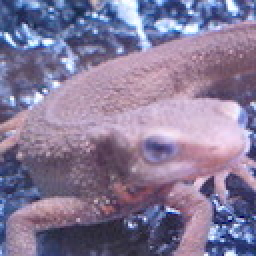
#> input picture My_answer/Question_21_30/imori.jpg, 128 x 128 px (shown 2 times larger)
$ python my_answer27.py
#> lines starting #> are read from the running program, lines starting #| are printed output that depends on the picture
import cv2
import numpy as np


def padding(img):
    h, w, d = img.shape
    new_img = np.zeros((h + 3, w + 3, d), dtype=np.uint8)
    new_img[1:h + 1, 1:w + 1, :] = img
    return new_img


img = cv2.imread("imori.jpg")
#> img is the input picture: shape (128, 128, 3); mean B, G, R 152.8, 121.8, 134.1
pad = padding(img)
#> in padding, `new_img[1:h + 1, 1:w + 1, :] = img`:
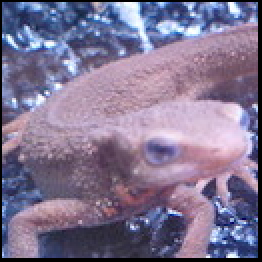
#> new_img: shape (131, 131, 3) (shown 2 times larger); mean B, G, R 145.8, 116.3, 128
a = 1.5
h, w, d = img.shape
#> h = 128; w = 128; d = 3
new_img = np.zeros((int(a * h), int(a * w), d))


def h(t):
    if abs(t) <= 1:
        return (-1 + 2) * abs(t)**3 - (-1 + 3) * abs(t)**2 + 1
    elif 1 < abs(t) <= 2:
        return -1 * abs(t)**3 - 5 * -1 * abs(t)**2 + 8 * -1 * abs(t) - 4 * -1
    elif abs(t) > 2:
        return 0


npy_h = np.vectorize(h)

for i in range(new_img.shape[0]):
    for j in range(new_img.shape[1]):
        x, y = np.floor((i / a, j / a)).astype(int)
        imat = np.array([[
            pad[x - 1, y - 1, :], pad[x, y - 1, :], pad[x + 1, y - 1, :],
            pad[x + 2, y - 1, :]
        ], [
            pad[x - 1, y, :], pad[x, y, :], pad[x + 1, y, :], pad[x + 2, y, :]
        ],
                         [
                             pad[x - 1, y + 1, :], pad[x, y + 1, :],
                             pad[x + 1, y + 1, :], pad[x + 2, y + 1, :]
                         ],
                         [
                             pad[x - 1, y + 2, :], pad[x, y + 2, :],
                             pad[x + 1, y + 2, :], pad[x + 2, y + 2, :]
                         ]])
        dx1, dx2, dx3, dx4 = i / a - (x - 1), i / a - x, (x + 1) - i / a, (
            x + 2) - i / a
        dy1, dy2, dy3, dy4 = j / a - (y - 1), j / a - y, (y + 1) - j / a, (
            y + 2) - j / a
        xmat = np.array([[dx1, dx2, dx3, dx4] for i in range(4)])
        ymat = np.array([[dy1] * 4, [dy2] * 4, [dy3] * 4, [dy4] * 4])
        hmat = npy_h(xmat**2 + ymat**2)

        hsum = hmat.sum()
        for k in range(3):
            isum = (hmat * imat[..., k]).sum()
            pixel = (isum / (hsum + 1e-5)).astype(np.uint8)
            new_img[i, j, k] = pixel
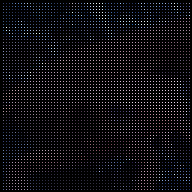
#> new_img: shape (192, 192, 3) float64; mean B, G, R 16.4, 13.1, 14.4

cv2.imwrite("answer_27.jpg", new_img)
cv2.imshow("bi-cubic", new_img)
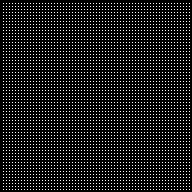
#> window 'bi-cubic': shape (192, 192, 3); 10.8% white in thin lines or dots
cv2.waitKey(0)
cv2.destroyAllWindows()
